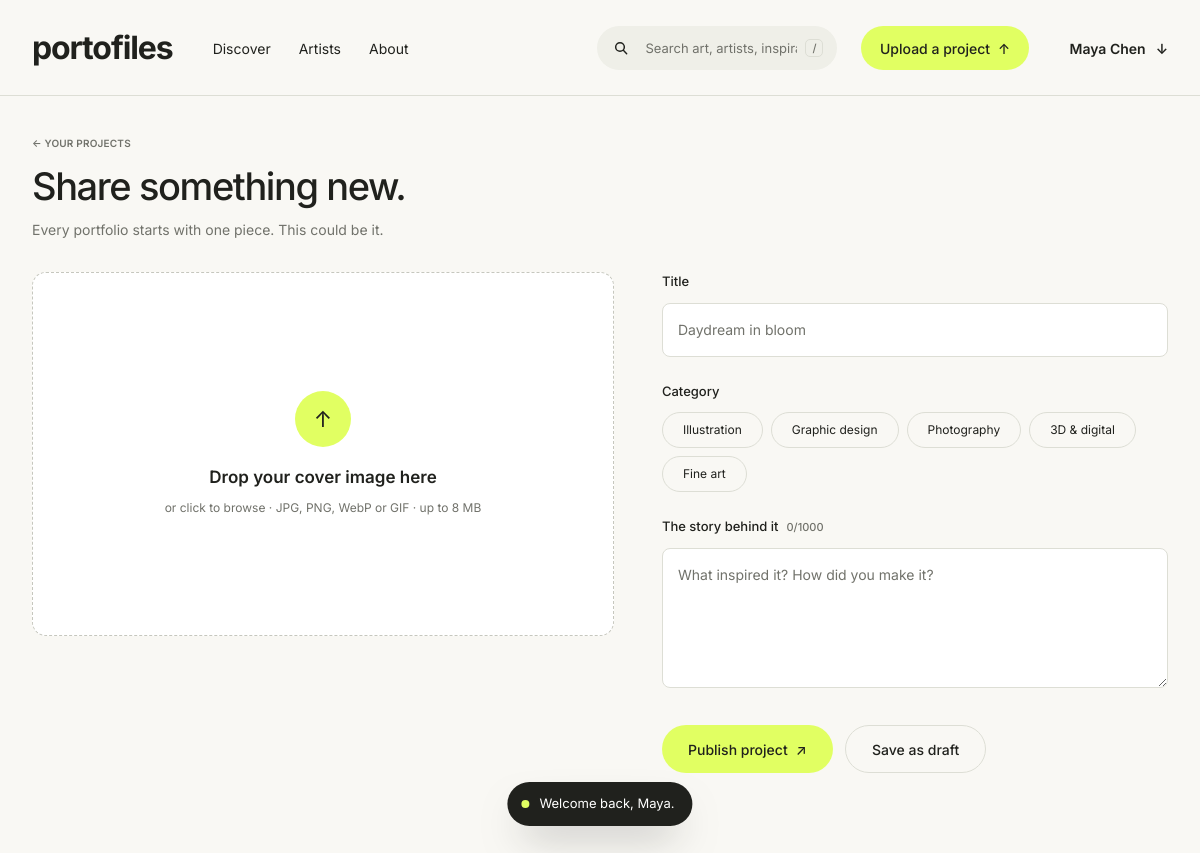
The app's page /upload.php (signed in) with its own data.
### tables this page shows
CREATE TABLE users (
  id              INT UNSIGNED AUTO_INCREMENT PRIMARY KEY,
  username        VARCHAR(30)  NOT NULL UNIQUE,
  email           VARCHAR(190) NOT NULL UNIQUE,
  password_hash   VARCHAR(255) NOT NULL,
  display_name    VARCHAR(80)  NOT NULL,
  bio             TEXT NULL,
  website         VARCHAR(190) NULL,
  created_at      DATETIME NOT NULL DEFAULT CURRENT_TIMESTAMP
);

CREATE TABLE categories (
  id          TINYINT UNSIGNED AUTO_INCREMENT PRIMARY KEY,
  slug        VARCHAR(40) NOT NULL UNIQUE,
  name        VARCHAR(60) NOT NULL,
  sort_order  TINYINT UNSIGNED NOT NULL DEFAULT 0
);

### includes/functions.php (called while the page is built, shortened)
<?php
function e($value): string
{
    return htmlspecialchars((string) $value, ENT_QUOTES | ENT_SUBSTITUTE, 'UTF-8');
}
function base_path(): string
{
    static $base = null;
    if ($base !== null) return $base;
    $root   = str_replace('\\', '/', realpath(__DIR__ . '/..'));
    $script = str_replace('\\', '/', realpath($_SERVER['SCRIPT_FILENAME'] ?? '') ?: '');
    $name   = $_SERVER['SCRIPT_NAME'] ?? '';
    $base   = '';
    if ($script !== '' && stripos($script, $root) === 0) {
        $rel = substr($script, strlen($root));
        if ($rel !== '' && str_ends_with($name, $rel)) {
            $base = substr($name, 0, -strlen($rel));
        }
    }
    return $base = rtrim($base, '/');
}
function url(string $path = '', array $query = []): string
{
    $u = base_path() . '/' . ltrim($path, '/');
    if ($query) $u .= '?' . http_build_query($query);
    return $u;
}
function asset(string $path): string
{
    $file = __DIR__ . '/../' . ltrim($path, '/');
    $v = is_file($file) ? filemtime($file) : time();
    return url($path) . '?v=' . $v;
}
function categories(): array
{
    static $cats = null;
    return $cats ??= db_all('SELECT id, slug, name FROM categories ORDER BY sort_order');
}

### includes/db.php (called while the page is built, shortened)
<?php
function db(): PDO
{
    static $pdo = null;
    if ($pdo === null) {
        $dsn = sprintf('mysql:host=%s;port=%d;dbname=%s;charset=utf8mb4', DB_HOST, DB_PORT, DB_NAME);
        try {
            $pdo = new PDO($dsn, DB_USER, DB_PASS, [
                PDO::ATTR_ERRMODE            => PDO::ERRMODE_EXCEPTION,
                PDO::ATTR_DEFAULT_FETCH_MODE => PDO::FETCH_ASSOC,
                PDO::ATTR_EMULATE_PREPARES   => false,
            ]);
            $pdo->exec("SET time_zone = '" . date('P') . "'");
        } catch (PDOException $e) {
            http_response_code(500);
            $msg = APP_DEBUG ? htmlspecialchars($e->getMessage()) : 'Database unavailable.';
            exit('<p style="font-family:sans-serif;padding:40px">Tidak bisa terhubung ke database. '
                . 'Pastikan MySQL di XAMPP sudah Start dan file <code>sql/portofiles.sql</code> sudah di-import.<br><small>'
                . $msg . '</small></p>');
        }
    }
    return $pdo;
}
function db_run(string $sql, array $params = []): PDOStatement
{
    $stmt = db()->prepare($sql);
    $stmt->execute($params);
    return $stmt;
}
function db_one(string $sql, array $params = []): ?array
{
    $row = db_run($sql, $params)->fetch();
    return $row === false ? null : $row;
}
function db_all(string $sql, array $params = []): array
{
    return db_run($sql, $params)->fetchAll();
}

### includes/auth.php (called while the page is built, shortened)
<?php
function current_user(): ?array
{
    static $user = false;
    if ($user !== false) return $user;
    $user = db_one('SELECT id, username, email, display_name, bio, website, created_at FROM users WHERE id = ?', [$_SESSION['user_id']]);
    return $user;
}
function require_login(): array
{
    $u = current_user();
    return $u;
}

### upload.php (the view, shortened to what this page needs)
<?php
$user = require_login();
$id   = (int) ($_GET['id'] ?? $_POST['id'] ?? 0);
$art  = $id ? db_one('SELECT * FROM artworks WHERE id = ? AND user_id = ?', [$id, $user['id']]) : null;
$isEdit = (bool) $art;
$errors = [];
$data = [
    'title'       => $art['title'] ?? '',
    'category_id' => $art['category_id'] ?? '',
    'description' => $art['description'] ?? '',
];
page_start($isEdit ? 'Edit project' : 'Upload a project', 'page-upload');
site_nav('', 'account');
?>
<main class="upload container" id="main">
  <header class="studio__head">
    <div>
      <p class="eyebrow eyebrow--muted" data-intro style="--d:0"><a href="<?= url('dashboard.php', ['view' => 'projects']) ?>" class="link-underline">← Your projects</a></p>
      <h1 class="studio__title" data-intro-lines><span class="line"><span><?= $isEdit ? 'Edit “' . e($art['title']) . '”' : 'Share something new.' ?></span></span></h1>
      <p class="muted" data-intro style="--d:3"><?= $isEdit ? 'Polish the details, then send it back into the world.' : 'Every portfolio starts with one piece. This could be it.' ?></p>
    </div>
  </header>
  <form class="upload__form" method="post" enctype="multipart/form-data" action="<?= url('upload.php') ?>" novalidate data-upload-form>
    <div class="dropzone<?= $isEdit ? ' has-image' : '' ?><?= isset($errors['image']) ? ' has-error' : '' ?>" data-dropzone data-intro style="--d:4">
      <label for="image" class="dropzone__label">
        <span class="dropzone__icon" aria-hidden="true">↑</span>
        <span class="dropzone__title">Drop your cover image here</span>
        <span class="muted small">or click to browse · JPG, PNG, WebP or GIF · up to <?= UPLOAD_MAX_BYTES / 1024 / 1024 ?> MB</span>
      </label>
      <img class="dropzone__preview" alt="" data-dropzone-preview <?= $isEdit ? 'src="' . e(image_url($art['image_path'])) . '"' : '' ?>>
    </div>
    <div class="upload__fields">
      <div class="field<?= isset($errors['title']) ? ' has-error' : '' ?>" data-intro style="--d:5">
        <label for="title">Title</label>
        <input id="title" name="title" value="<?= e($data['title']) ?>" placeholder="Daydream in bloom" required maxlength="120">
      </div>
      <fieldset class="field<?= isset($errors['category_id']) ? ' has-error' : '' ?>" data-intro style="--d:6">
        <legend>Category</legend>
        <div class="chips chips--radio">
          <?php foreach (categories() as $c): ?>
            <label class="chip chip--radio">
              <span><?= e($c['name']) ?></span>
            </label>
          <?php endforeach; ?>
        </div>
      </fieldset>
      <div class="field<?= isset($errors['description']) ? ' has-error' : '' ?>" data-intro style="--d:7">
        <label for="description">The story behind it <span class="muted xsmall" data-char-count="1000"></span></label>
        <textarea id="description" name="description" rows="5" maxlength="1000" placeholder="What inspired it? How did you make it?"><?= e($data['description']) ?></textarea>
      </div>
      <div class="upload__actions" data-intro style="--d:8">
        <button class="btn btn--lime btn--lg" type="submit" name="intent" value="publish" data-magnetic><span class="btn__label"><?= $isEdit && $art['status'] === 'published' ? 'Save & keep published' : 'Publish project' ?></span> <span class="arrow">↗</span><span class="spinner" aria-hidden="true"></span></button>
        <button class="btn btn--outline btn--lg" type="submit" name="intent" value="draft"><span class="btn__label"><?= $isEdit && $art['status'] === 'published' ? 'Move to drafts' : 'Save as draft' ?></span><span class="spinner" aria-hidden="true"></span></button>
      </div>
    </div>
  </form>
</main>
<?php page_end(); ?>

### includes/layout.php (shortened to what this page needs)
<?php
function page_start(string $title, string $bodyClass = ''): void
{
    ?>
<!DOCTYPE html>
<html lang="en">
<head>
  <link rel="stylesheet" href="<?= asset('assets/css/style.css') ?>">
</head>
<body class="<?= e($bodyClass) ?>">
  <div class="toasts" aria-live="polite"></div>
    <?php
}
function page_end(): void
{
    ?>
</body>
</html>
    <?php
}
function search_form(string $value = ''): void
{
    ?>
    <form class="search" action="<?= url('index.php') ?>" method="get" role="search">
      <svg class="search__icon" width="16" height="16" viewBox="0 0 24 24" fill="none" stroke="currentColor" stroke-width="2.2" stroke-linecap="round" aria-hidden="true"><circle cx="10.5" cy="10.5" r="6.5"/><path d="m15.5 15.5 5 5"/></svg>
      <input class="search__input" type="search" name="q" value="<?= e($value) ?>" placeholder="Search art, artists, inspiration" aria-label="Search art, artists, inspiration" autocomplete="off">
      <kbd class="search__kbd" aria-hidden="true">/</kbd>
    </form>
    <?php
}
function user_menu(array $user): void
{
    ?>
    <div class="menu" data-menu>
      <button class="nav__user" type="button" data-menu-toggle aria-expanded="false">
        <?= e($user['display_name']) ?> <span class="arrow arrow--down">↓</span>
      </button>
    </div>
    <?php
}
function site_nav(string $active = 'discover', string $variant = 'public', string $search = ''): void
{
    $user = current_user();
    ?>
  <header class="nav nav--<?= e($variant) ?>" data-nav>
    <div class="nav__inner container<?= $variant === 'account' ? ' container--full' : '' ?>">
      <a class="logo" href="<?= url('index.php') ?>" data-magnetic>portofiles</a>
      <nav class="nav__links" aria-label="Main">
        <a href="<?= url('index.php') ?>" class="<?= $active === 'discover' ? 'is-active' : '' ?>">Discover</a>
        <a href="<?= url('artists.php') ?>" class="<?= $active === 'artists' ? 'is-active' : '' ?>">Artists</a>
        <a href="<?= url('about.php') ?>" class="<?= $active === 'about' ? 'is-active' : '' ?>">About</a>
      </nav>
      <div class="nav__actions">
        <?php search_form($search); ?>
        <?php if ($variant === 'account' && $user): ?>
          <a class="btn btn--lime nav__cta" href="<?= url('upload.php') ?>" data-magnetic>Upload a project <span class="arrow">↑</span></a>
          <?php user_menu($user); ?>
        <?php elseif ($user): ?>
          <?php user_menu($user); ?>
          <a class="btn btn--dark nav__cta" href="<?= url('upload.php') ?>" data-magnetic>Share your work <span class="arrow">↗</span></a>
        <?php else: ?>
          <a class="nav__login" href="<?= url('login.php') ?>">Log in</a>
          <a class="btn btn--dark nav__cta" href="<?= url('upload.php') ?>" data-magnetic>Share your work <span class="arrow">↗</span></a>
        <?php endif; ?>
      </div>
    </div>
    <div class="nav__divider container<?= $variant === 'account' ? ' container--flush' : '' ?>"><span class="nav__progress" data-scroll-progress></span></div>
  </header>
  <div class="mobile-menu" data-mobile-menu>
    <nav>
    </nav>
  </div>
    <?php
}
    ?>

### records on screen
users: display_name "Maya Chen"
categories: name "Illustration"
categories: name "Graphic design"
categories: name "Photography"
categories: name "3D & digital"
categories: name "Fine art"

### other values on screen
UPLOAD_MAX_BYTES / 1024 / 1024 "8"
